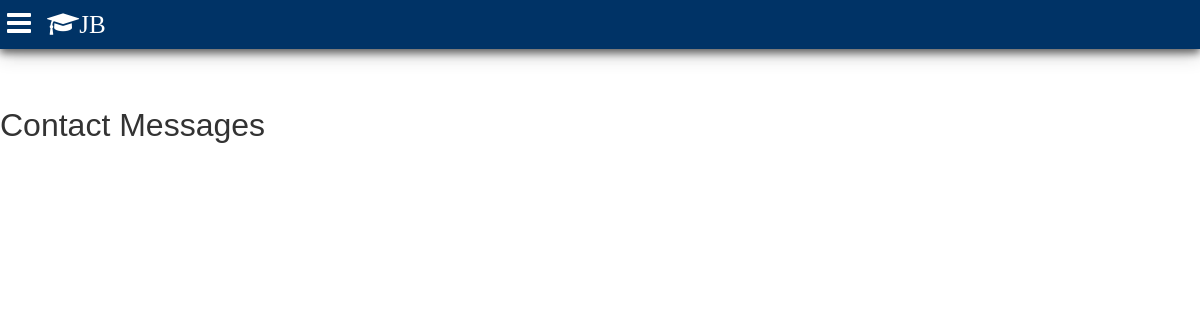
The app's page /messages/, older data.
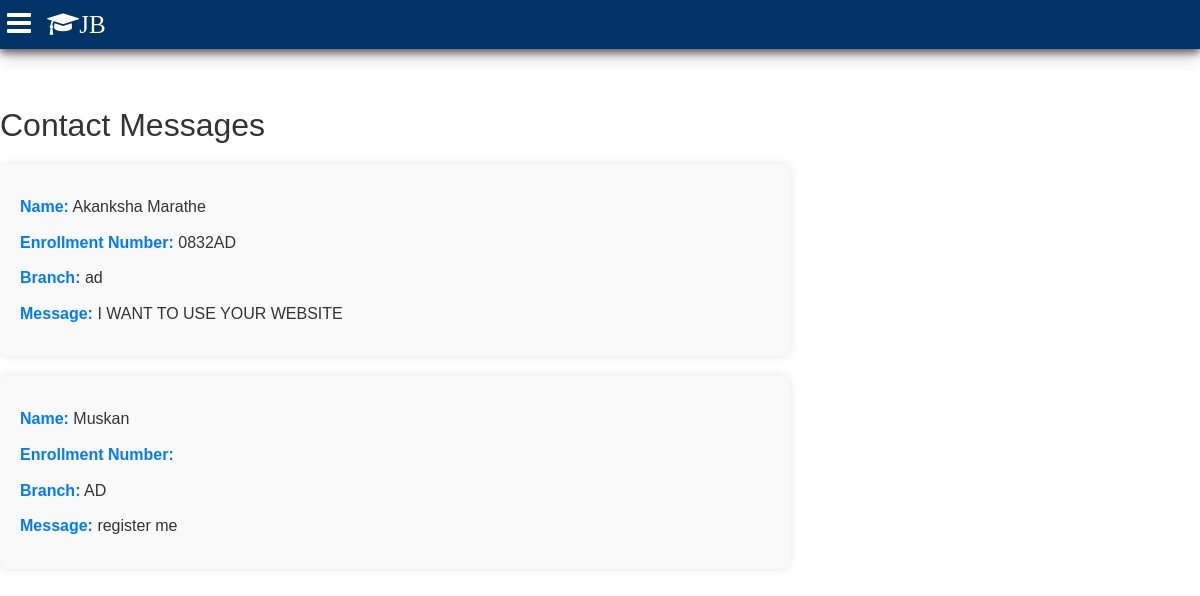
The same page, newer data.
### post/models.py (models this page shows)
class ContactMessage(models.Model):
    name = models.CharField(max_length=100)
    enrollment_number = models.CharField(max_length=20)
    branch = models.CharField(max_length=100)
    message = models.TextField()
    def __str__(self):
        return self.name

### post/views.py (the view)
# urls.py: path('messages/', message_list, name='message_list'),
def message_list(request):
    messages = ContactMessage.objects.all()
    return render(request, 'message_list.html', {'messages': messages})

### post/templates/message_list.html (shortened to what this page needs)
{% extends "base.html" %}
{% block content %}
{% load static %}
</head>
<body>
    <h2>Contact Messages</h2>
    <ul>
        {% for message in messages %}
        <li>
            <p><strong>Name:</strong> {{ message.name }}</p>
            <p><strong>Enrollment Number:</strong> {{ message.enrollment_number }}</p>
            <p><strong>Branch:</strong> {{ message.branch }}</p>
            <p><strong>Message:</strong> {{ message.message }}</p>
        </li>
        {% endfor %}
    </ul>
{% endblock content %}

### post/templates/base.html (shortened to what this page needs)
<!DOCTYPE html>
{% load static %}
<html lang="en">
<head>
    <link rel="stylesheet" href="https://cdnjs.cloudflare.com/ajax/libs/font-awesome/4.7.0/css/font-awesome.min.css">
    <link rel="stylesheet" type="text/css" href="{% static 'styles.css' %}">
    <link rel="stylesheet" href="https://maxcdn.bootstrapcdn.com/bootstrap/4.0.0/css/bootstrap.min.css">
</head>
<body>
    <header>
        <div id="header-menu">
            <div class="nav-bar">
                <div class="outer-sidebar" id="btn" onclick="toggle_visibility('btn')">
                    <button
                         class="open" onclick="w3_open()"><i class="fa fa-bars" ></i>
                    </button>
                </div>
            </div>
            <i class="fa fa-graduation-cap">JB</i>
        </div>
    </header>
    <main role="main" style="padding-top: 80px;" class="main-content">
        <div class="row">
          <div class="col-md-8">
            {% block content %}{% endblock %}
          </div>
        </div>
      </main>
</body>
</html>

### post/static/styles.css (style rules this page uses)
body { background: #e9ecef; color: #495057; margin-top: 5rem; }
h1, h2, h3, h4, h5, h6 { color: #343a40; }
ul { margin: 0; }

### post/templates/base.html (style rules this page uses)
body { display: inline; }
header { position: fixed; z-index:1000; display: flex; justify-content: space-between; background-color:#003366; color: white; width: 100%; box-shadow: 0 4px 8px 0 rgba(0, 0, 0, 0.564),0 6px 20px 0 rgba(0, 0, 0, 0.19); }
#header-home,#header-menu { display: flex; color: white; background-color:#003366; margin-left: 0px; }
.fa-bars { font-size: 28px; color: white; }
.fa-graduation-cap { padding: 12px 5px; font-size: 25px; }
.nav-bar { color: white; background-color: pink; box-sizing: inherit; margin: 8px 5px 5px 1px ; background-color: #003366; }
.open { background-color: #003366; border: none; }
.outer-sidebar { padding-left: 0px; background-color: #003366; }
.main-content { padding-top: 80px; }

### post/templates/message_list.html (style rules this page uses)
body { font-family: Arial, sans-serif; line-height: 1.6; color: #333; margin: 0; padding: 20px; }
h2 { margin-bottom: 20px; }
ul { list-style-type: none; padding: 0; }
li { margin-bottom: 20px; padding: 20px; background-color: #f9f9f9; border-radius: 8px; box-shadow: 0 0 10px rgba(0, 0, 0, 0.1); }
li strong { font-weight: bold; color: #007bff; }
li p { margin: 10px 0; }

Row changes from the older to the newer data that the page shows:
added ContactMessage: name "Akanksha Marathe", enrollment_number "0832AD", branch "ad", message "I WANT TO USE YOUR WEBSITE"
added ContactMessage: name "Muskan", branch "AD", message "register me"
